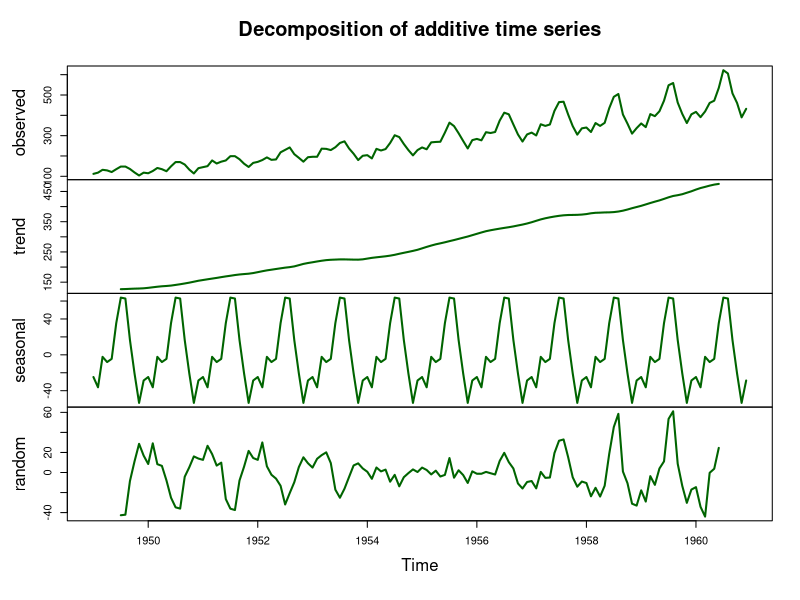

Reproduce this figure in R.
## ---- chunk 1
library(datasets)
data("AirPassengers")

# Decompose time series
air_decomp <- decompose(AirPassengers)

# Correct plot syntax
plot(air_decomp, col = "darkgreen", lwd = 2)

# View components
air_decomp$trend
air_decomp$seasonal
air_decomp$random
